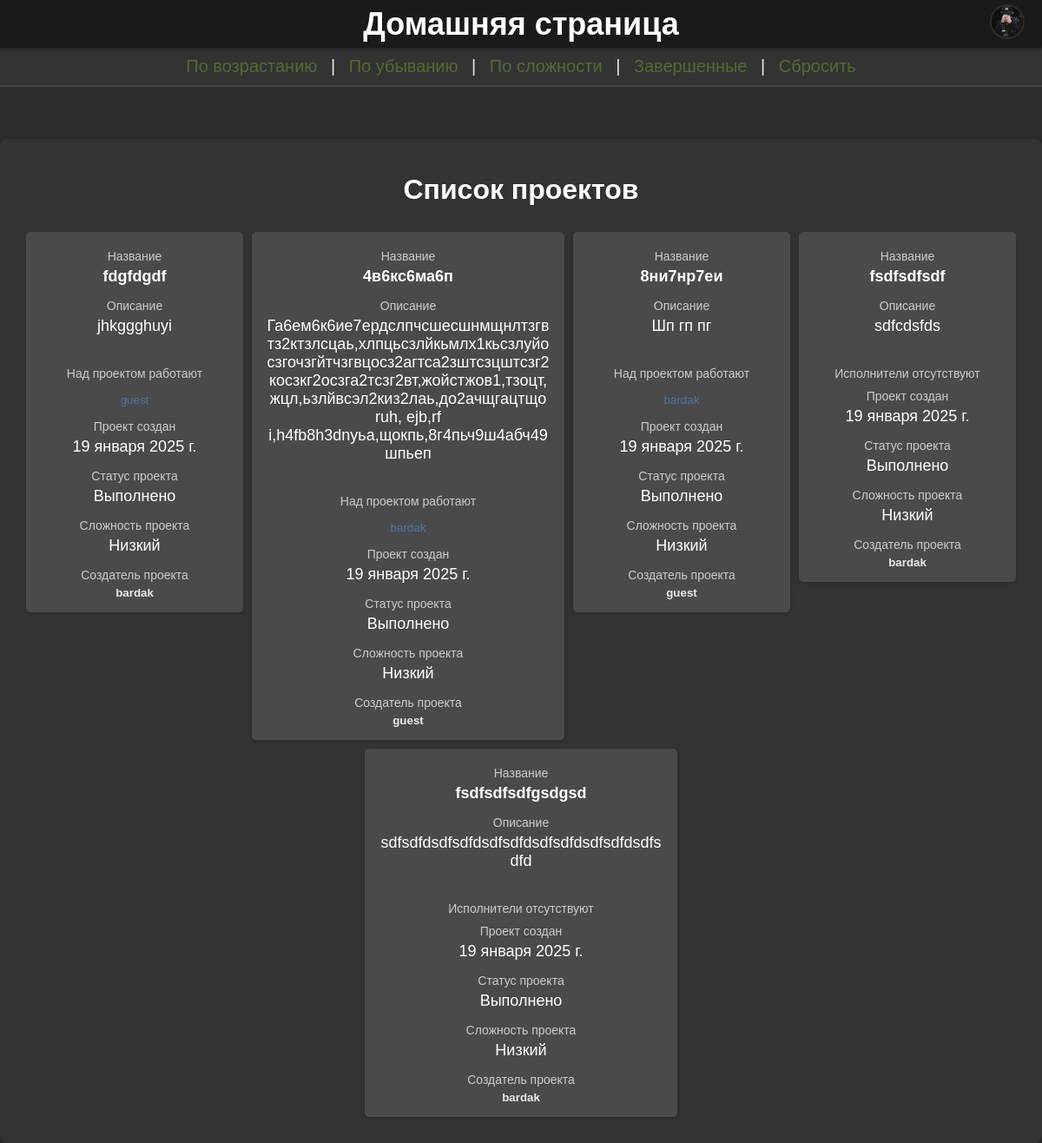
The app's page /home/ (signed in) with its own data.
### scp/models.py (models this page shows, shortened)
class Profile(models.Model):
    puser = models.OneToOneField(User, on_delete=models.CASCADE, related_name='profile', unique=True)
    bio = models.TextField(blank=True, null=True)
    avatar = models.ImageField(upload_to='./profile_avatars/', blank=True, null=True)
    role = models.CharField(max_length=50, blank=True, choices=Role.ROLE_CHOICES, default='Исполнитель')
    account = models.BooleanField(default=False)  # Это поле отвечает за статус пользователя
    status = models.CharField(max_length=50, choices=Status.BLACKLIST_CHOICES, default='Не заблокирован')

class Project(models.Model):
    title = models.CharField(max_length=100, verbose_name='Название проекта')
    description = models.TextField(verbose_name='Описание проекта')
    code = models.TextField(verbose_name="Код",blank=True, null=True)
    language = models.CharField(max_length=50, choices=Language.LANGUAGE_CHOICES, verbose_name='Язык программирования',default='Не указан')
    status = models.CharField(max_length=50,choices=Status.STATUS_CHOICES, verbose_name="Статус",default='Ожидает')
    owner = models.ForeignKey(User, on_delete=models.CASCADE,related_name='p_owner')
    participants = models.ManyToManyField(User, blank=True, related_name='p_participants')
    created_at = models.DateField(auto_now_add=True)
    complexity = models.CharField(max_length=100 ,choices=Status.PRIORITY_CHOICES, verbose_name="Сложность", default='Не указан')

### scp/views.py (the view)
# urls.py: 2. Add a URL to urlpatterns:  path('', views.home, name='home')
@login_required
def home(request):
    sort_project = request.GET.get('sort')
    if sort_project == 'asc':
        project = Project.objects.order_by('title')
    elif sort_project == 'desc':
        project = Project.objects.order_by('-title')
    elif sort_project == 'complexity':
        project = Project.objects.all()
    elif sort_project == 'Completed':
        project = Project.objects.filter(status = "Выполнено")
    elif sort_project == 'Cancel':
        project = Project.objects.all()
    else:
        project = Project.objects.all()
    return render(request, "scp/home.html", {"projects":project})

### scp/templates/scp/home.html (shortened to what this page needs)
{% load static %}
<!DOCTYPE html>
<html lang="ru">
<head>
    <link rel="stylesheet" href="{% static 'scp/css/home.css' %}">
</head>
<body>
    <header class="fixed-header">
        <h1 class="title-home">Домашняя страница</h1>
        {% if user.profile.avatar %}
            <a href="{% url 'profile' %}">
                <div class="avatar-wrapper">
                    <img src="{{ user.profile.avatar.url }}" alt="Аватар пользователя" class="avatar"/>
                </div>
            </a>
        {% else %}
            <a href="{% url 'profile' %}">
                <div class="no-avatar">Нет загруженной аватарки</div>
            </a>
        {% endif %}
    </header>
    <nav class="container_filter">
        <div class="filter">
            <a href="?sort=asc">По возрастанию</a> |
            <a href="?sort=desc">По убыванию</a> |
            <a href="?sort=complexity">По сложности</a> |
            <a href="?sort=Completed">Завершенные</a> |
            <a href="?sort=Cancel">Сбросить</a>
        </div>
    </nav>
    <main class="container">
        <div class="left-container">
            <div class="left-content">
                <h1 class="title-home">Список проектов</h1>
            </div>
        </div>
        <div class="right-container">
            {% for project in projects %}
                <form method="post" action="{% url 'info_project' project.id %}">
                    <button type="submit" class="button-projects">
                        <p>Название</p>
                        <h3>{{ project.title }}</h3>
                        <p>Описание</p>
                        <span>{{ project.description }}</span>
                        {% if project.participants.all %}
                            <p>Над проектом работают</p>
                            <div class="participants-list">
                                {% for participant in project.participants.all %}
                                    <a href="{% url 'profiles_info' user.id %}">
                                        {{ participant.username }}
                                    </a>
                                {% endfor %}
                            </div>
                        {% else %}
                            <p>Исполнители отсутствуют</p>
                        {% endif %}
                        <p>Проект создан</p>
                        <span>{{ project.created_at }}</span>
                        <p>Статус проекта</p>
                        <span>{{ project.status }}</span>
                        <p>Сложность проекта</p>
                        <span>{{ project.complexity }}</span>
                        <p>Создатель проекта</p>
                        <strong>{{ project.owner }}</strong>
                    </button>
                </form>
            {% empty %}
                <p class="not-found-project">Проекты отсутствуют</p>
            {% endfor %}
        </div>
    </main>
</body>
</html>

### scp/static/scp/css/home.css (style rules this page uses)
body { margin: 0; padding: 0; font-family: Arial, sans-serif; background-color: #2c2c2c; color: #eaeaea; box-sizing: border-box; }
*, *::before, *::after { box-sizing: inherit; }
.fixed-header { display: flex; align-items: center; justify-content: center; position: sticky; top: 0; left: 0; width: 100%; height: 55px; background-color: #1a1a1a; color: #fff; padding: 10px 20px; z-index: 1000; box-shadow: 0 2px 4px rgba(0, 0, 0, 0.3); font-size: 18px; }
.fixed-header .title-home { margin: 0; text-align: center; flex: 1; }
.fixed-header .avatar-wrapper { position: absolute; top: 5px; right: 20px; width: 40px; height: 40px; border-radius: 50%; overflow: hidden; border: 2px solid #2c2c2c; }
.fixed-header .avatar { width: 100%; height: 100%; object-fit: cover; }
.container_filter { display: flex; background-color: #333; width: 100%; font-size: 20px; justify-content: center; border-bottom: 2px solid #444; z-index: 100; padding: 10px 0; }
.container_filter .filter a { position: relative; text-decoration: none; color: rgb(83, 107, 48); margin: 0 10px; }
.container { display: flex; flex-direction: column; max-width: 1200px; width: 100%; margin: 60px auto 0; background-color: #333; box-shadow: 0 4px 8px rgba(0, 0, 0, 0.3); border-radius: 8px; padding: 20px; }
.left-container { flex: 1; padding: 20px; text-align: center; }
.left-container .title-home { margin: 0; color: #fff; }
.right-container { display: flex; flex-wrap: wrap; gap: 10px; padding: 10px; justify-content: center; }
.button-projects { flex: 1 1 auto; min-width: 250px; max-width: 360px; align-items: center; background-color: #4a4a4a; padding: 15px; border: none; border-radius: 5px; box-shadow: 0 2px 4px rgba(0, 0, 0, 0.2); transition: background-color 0.3s ease; color: #eaeaea; cursor: pointer; overflow: hidden; word-wrap: break-word; display: flex; flex-direction: column; justify-content: space-between; }
.button-projects h3, .button-projects span { font-size: 18px; margin: 0 0 10px; color: #ffffff; word-break: break-word; }
.button-projects p { margin: 5px 0; font-size: 14px; color: #ccc; word-break: break-word; }
.button-projects .participants-list { display: flex; flex-wrap: wrap; gap: 5px; margin: 10px 0; }
.button-projects .participants-list a { text-decoration: none; color: #4a76a8; white-space: nowrap; }

### records on screen
Project: title "fdgfdgdf", description "jhkggghuyi", created_at "19 января 2025 г.", status "Выполнено", complexity "Низкий", owner "bardak"
Project: title "4в6кс6ма6п", description "Га6ем6к6ие7ердслпчсшесшнмщнлтзгвтз2ктзлсцаь,хлпцьсзлйкьмлх1кьсзлуйосзгочзгйтчзгвцосз2агтса2зштсзцштсзг2косзкг2осзга2тсзг2вт,жойстжов1,тзоцт,жцл,ьзлйвсэл2киз2лаь,до2ачщгацтщо ruh, ejb,rf i,h4fb8h3dnуьа,щокпь,8г4пьч9ш4абч49шпьеп", created_at "19 января 2025 г.", status "Выполнено", complexity "Низкий", owner "guest"
Project: title "8ни7нр7еи", description "Шп гп пг", created_at "19 января 2025 г.", status "Выполнено", complexity "Низкий", owner "guest"
Project: title "fsdfsdfsdf", description "sdfcdsfds", shows "Исполнители отсутствуют", created_at "19 января 2025 г.", status "Выполнено", complexity "Низкий", owner "bardak"
Project: title "fsdfsdfsdfgsdgsd", description "sdfsdfdsdfsdfdsdfsdfdsdfsdfdsdfsdfdsdfsdfd", shows "Исполнители отсутствуют", created_at "19 января 2025 г.", status "Выполнено", complexity "Низкий", owner "bardak"

### other values on screen
{{ participant.username }} "guest"
{{ participant.username }} "bardak"
